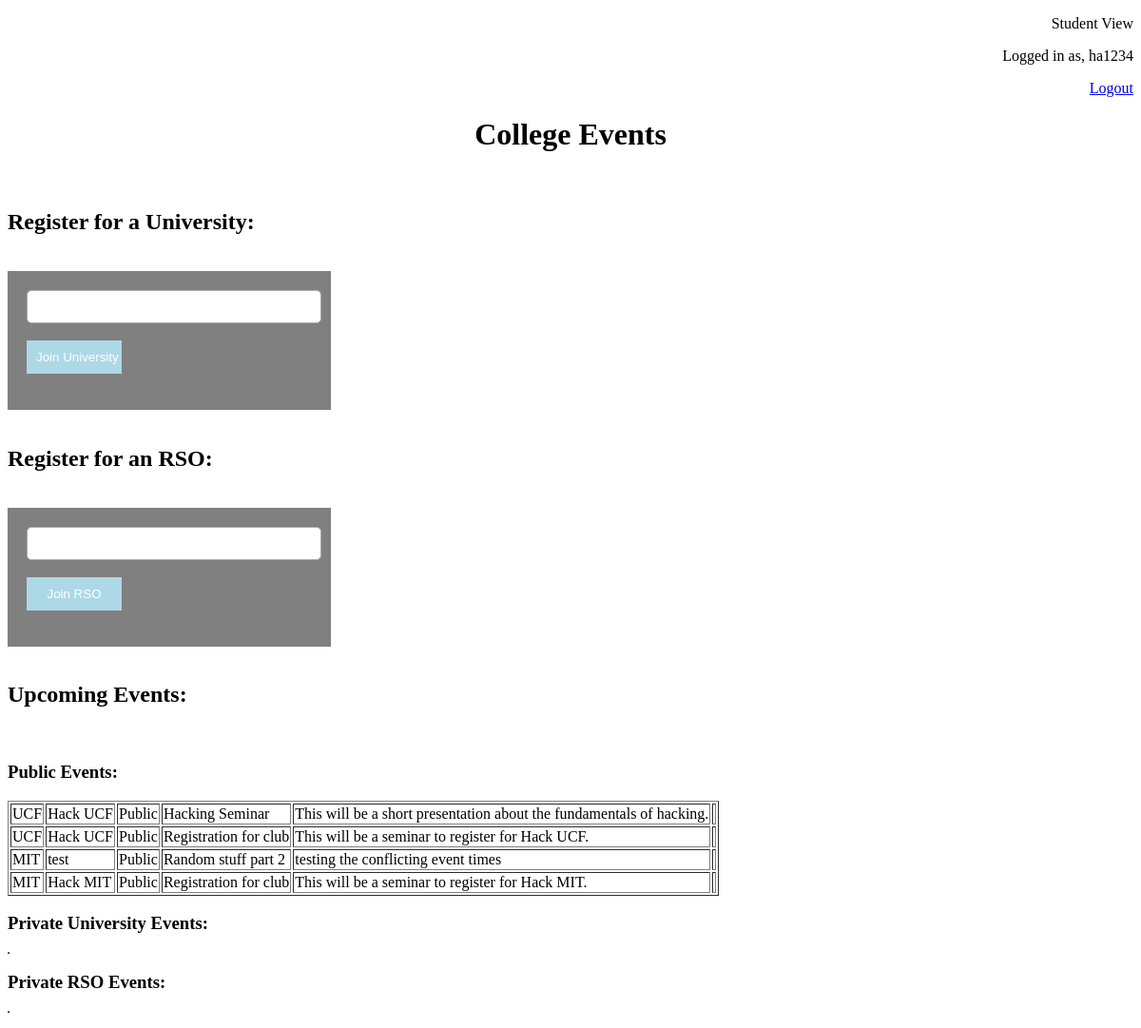
/ (signed in), run on the app's committed database.
### tables this page shows
CREATE TABLE `students` (
  `student_id` int(11) NOT NULL,
  `student_name` varchar(20) NOT NULL,
  `student_username` varchar(20) NOT NULL,
  `student_password` varchar(20) NOT NULL,
  `rso_name` varchar(30) NOT NULL,
  `rso_id` int(11) NOT NULL,
  `university_name` varchar(30) NOT NULL
);

CREATE TABLE `events` (
  `event_id` int(11) NOT NULL,
  `location_name` varchar(50) DEFAULT NULL,
  `event_name` varchar(50) NOT NULL,
  `date` date DEFAULT NULL,
  `start_time` time DEFAULT NULL,
  `end_time` time DEFAULT NULL,
  `event_description` text NOT NULL,
  `event_type` set('Public','Private_Uni','Private_RSO','') NOT NULL,
  `rso_name` varchar(30) NOT NULL,
  `university_name` varchar(30) NOT NULL
);

### PHP-Files/functions.php (called while the page is built, shortened)
<?php
function check_login($con)
{
	if(isset($_SESSION['student_id']))
	{
		$id = $_SESSION['student_id'];
		$query = "select * from students where student_id = '$id' limit 1";
		$result = mysqli_query($con,$query);
		if($result && mysqli_num_rows($result) > 0)
		{
			$user_data = mysqli_fetch_assoc($result);
			return $user_data;
		}
	}else if(isset($_SESSION['rso_id']))
	{
		$id = $_SESSION['rso_id'];
		$query = "select * from admin where rso_id = '$id' limit 1";
		$result = mysqli_query($con,$query);
		if($result && mysqli_num_rows($result) > 0)
		{
			$user_data = mysqli_fetch_assoc($result);
			return $user_data;
		}
	}else if(isset($_SESSION['super_admin_id']))
	{
		$id = $_SESSION['super_admin_id'];
		$query = "select * from new_super_admin where super_admin_id = '$id' limit 1";
		$result = mysqli_query($con,$query);
		if($result && mysqli_num_rows($result) > 0)
		{
			$user_data = mysqli_fetch_assoc($result);
			return $user_data;
		}
	}
	die;
}
function load_events($con)
{
	$query = "select * from events";
	$result = mysqli_query($con,$query);
	return $result;
}

### index.php (the view, shortened to what this page needs)
<?php
	include("connection.php");
	include("functions.php");
	$user_data = check_login($con);
	$event_data = load_events($con);
?>
<!DOCTYPE html>
<html>
<head>
</head>
<body>
	<div style="text-align:right">
	<p>Student View</p>
	<p>Logged in as, <?php echo $user_data['student_username']; ?></p>
	<a href="logout.php">Logout</a>
	</div>
	<h1 style="text-align:center">College Events</h1><br>
	<h2>Register for a University:</h2><br>
	<div id="box">
		<form method="post">
			<input id="text" type="text" name="university_name"><br><br>
			<input id="button" type="submit" name="joinUni" value="Join University"><br><br>
		</form>
	</div>
	<br>
	<h2>Register for an RSO:</h2><br>
	<div id="box">
		<form method="post">
			<input id="text" type="text" name="rso_name"><br><br>
			<input id="button" type="submit" name="joinRSO" value="Join RSO"><br><br>
		</form>
	</div>
	<br>
	<h2>Upcoming Events:</h2><br>
	<h3>Public Events:</h3>
	<p><?php
	echo "<table border ='1px'>";
	while($event = mysqli_fetch_array($event_data))
	{
		if($event['event_type'] == 'Public')
		{
			echo "<tr>";
			echo "<td> {$event['university_name']} </td>";
			echo "<td> {$event['rso_name']} </td>";
			echo "<td> {$event['event_type']} </td>";
			echo "<td> {$event['event_name']} </td>";
			echo "<td> {$event['event_description']} </td>";
			echo "<td> {$event['start_date_time']} </td>";
			echo "</tr>";
		}
	}
	echo "</table>"; ?></p>
	<h3>Private University Events:</h3>
	<p><?php echo "<table border ='1px'>";
	echo "</table>"; ?></p>
	<h3>Private RSO Events:</h3>
	<p><?php echo "<table border ='1px'>";
	echo "</table>"; ?></p>
</body>
</html>

### index.php (style rules this page uses)
#text { height: 25px; border-radius: 5px; padding: 4px; border: solid thin #aaa; width: 100%; }
#button { padding: 10px; width: 100px; color: white; background-color: lightblue; border: none; }
#box { background-color: grey; margin: left; width: 300px; padding: 20px; }

### data on the page
students: student_username "ha1234"
events: university_name "UCF", rso_name "Hack UCF", event_type "Public", event_name "Hacking Seminar", event_description "This will be a short presentation about the fundamentals of hacking."
events: university_name "UCF", rso_name "Hack UCF", event_type "Public", event_name "Registration for club", event_description "This will be a seminar to register for Hack UCF."
events: university_name "MIT", rso_name "test", event_type "Public", event_name "Random stuff part 2", event_description "testing the conflicting event times"
events: university_name "MIT", rso_name "Hack MIT", event_type "Public", event_name "Registration for club", event_description "This will be a seminar to register for Hack MIT."
